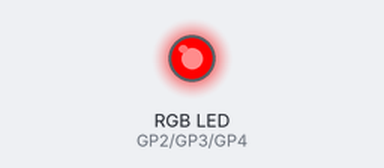
A program run on a simulated Raspberry Pi Pico running MicroPython. On the bench: an RGB LED mixed from three pins (HIGH = lit). Dim RGB values are drawn brighter than linear.

Above: at 0.05 s.
At 2.5 s:
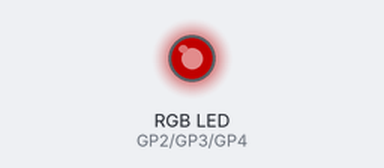
At 5.0 s:
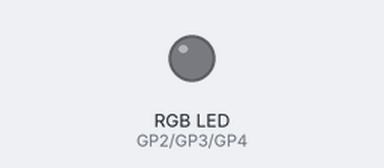
Timing chart, 0 to 6.7 s (numbered marks = the images above):
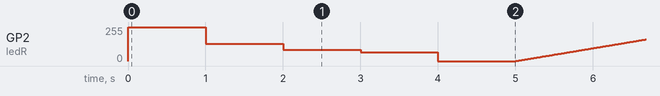

The program:

TP1_OUTPWM_1.py
```python
from machine import Pin, PWM
import time

duty_step= 125
ledR = Pin(2, Pin.OUT)
ledG = Pin(3, Pin.OUT)
ledB = Pin(4, Pin.OUT)
ledR.off()
ledG.off()
ledB.off()
ledR_pwm = PWM(ledR)
ledR_pwm.freq(10000)

while True:
    ledR_pwm.duty_u16(65536)
    time.sleep(1)
    ledR_pwm.duty_u16(int(65536/2))
    time.sleep(1)
    ledR_pwm.duty_u16(int(65536/3))
    time.sleep(1)
    ledR_pwm.duty_u16(int(65536/4))
    time.sleep(1)
    ledR_pwm.duty_u16(0)
    time.sleep(1)
    # Increase the duty cycle gradually
    for duty_cycle in range(0, 65536, duty_step):
        ledR_pwm.duty_u16(duty_cycle)
        time.sleep(0.005)
        # Decrease the duty cycle gradually
    for duty_cycle in range(65536, 0, -duty_step):
        ledR_pwm.duty_u16(duty_cycle)
        time.sleep(0.005)
```

Measured:
- by itself, GP2 (ledR): 0/255 → 255/255 at 0.00 s, → 128/255 1.0 s later, → 85/255 1.0 s later, → 64/255 1.0 s later, … (1947 changes in this stretch)
